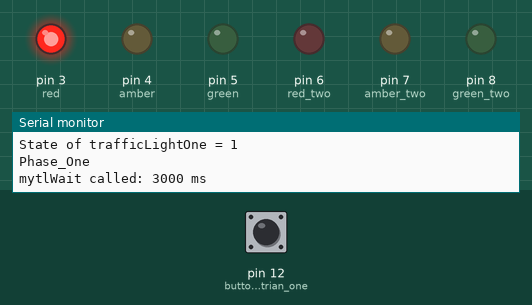
Simulated run of this sketch. Board: Arduino Uno, built with avr-gcc and run on an emulated ATmega328P. Shown: output pins drawn as LEDs (lit = HIGH), the last lines printed to the serial monitor. The test bench sets the inputs (shaded band); at power-on: pin 12 (button_pedestrian_one) LOW.

Above: at 1.5 s.
At 3.3 s:
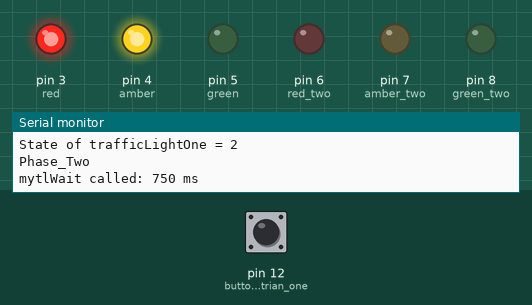
At 5.2 s:
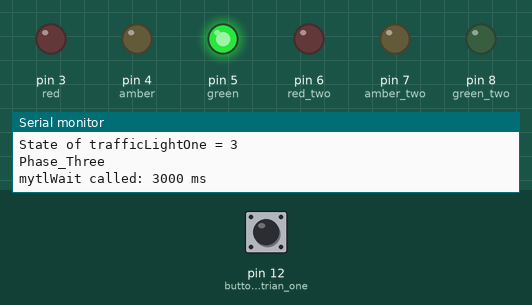
At 7.2 s:
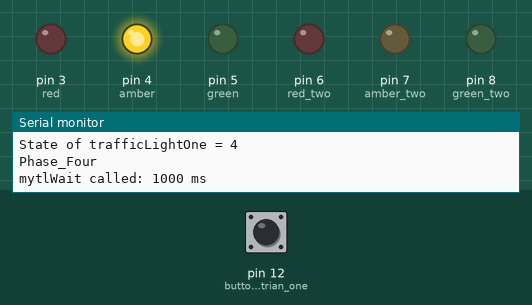
Timing chart, 0 to 10.1 s (numbered marks = the images above):
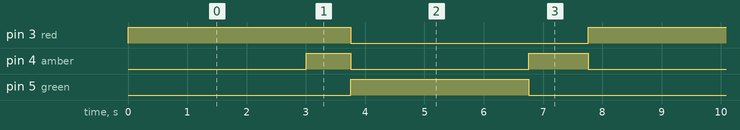

The sketch:

trafficlight-timerdecoupled.ino
```cpp
#define red 3
#define amber 4
#define green 5

#define red_two 6
#define amber_two 7
#define green_two 8

#define red_pedestrian_one 9
#define amber_pedestrian_one 10

#define button_pedestrian_one 12

// Create new type of enum for our state machine
// traffic light phases plus a reset "start" phase
typedef enum {
    Reset,
    Phase_One,
    Phase_Two,
    Phase_Three,
    Phase_Four
} trafficLightState;

// Create our statemachine variable; set to "reset" state
trafficLightState trafficLightOne = Reset;

// Create a new type of struct for traffic light
// phase timings
typedef struct tlPhaseTiming {
   int timePhaseOne;
   int timePhaseTwo;
   int timePhaseThree;
   int timePhaseFour;
} tlPhaseTime;

// Create a variable to store the phase timings
tlPhaseTime tlTiming;

// Create user's own delay function that can accept millisecond
// timing units and execute the delay
void mytlWait (int waitTime) {
  Serial.print("mytlWait called: ");
  Serial.print(waitTime);
  Serial.println(" ms");
  delay(waitTime);
}

// Pointer to user's "delay" function
void (*tlWait)(int) = NULL; // Alternatively: = &mytlWait;


void setup() {
  Serial.begin(115200);

  tlWait = &mytlWait;

  bool button_pressed = LOW;
  // put your setup code here, to run once:
  pinMode(red, OUTPUT);
  pinMode(amber, OUTPUT);
  pinMode(green, OUTPUT);

  pinMode(red_two, OUTPUT);
  pinMode(amber_two, OUTPUT);
  pinMode(green_two, OUTPUT);

  pinMode(red_pedestrian_one, OUTPUT);
  pinMode(amber_pedestrian_one, OUTPUT);

  pinMode(button_pedestrian_one, INPUT);

  digitalWrite(red, LOW);
  digitalWrite(amber, LOW);
  digitalWrite(green, LOW);

  digitalWrite(red_two, LOW);
  digitalWrite(amber_two, LOW);
  digitalWrite(green_two, LOW);

  pinMode(red_pedestrian_one, LOW);
  pinMode(amber_pedestrian_one, LOW);

  // Setup Phase Timings
  tlTiming.timePhaseOne = 3000;
  tlTiming.timePhaseTwo = 750;
  tlTiming.timePhaseThree = 3000;
  tlTiming.timePhaseFour = 1000;

  // Start once button is pressed
  do {
    button_pressed = digitalRead(button_pedestrian_one);
  } while (button_pressed == !LOW);
}

void loop() {
  // put your main code here, to run repeatedly:
  Serial.println("Entering loop...");

  /* How to check if a function pointer has been assigned
  if (tlWait == NULL) {
    Serial.println("No wait function defined");
  } else {
    Serial.println("Wait function defined");
  }
  */

  Serial.print("State of trafficLightOne = ");
  Serial.println(trafficLightOne);

  switch (trafficLightOne) {
    case Reset:
      Serial.println("Reset");
      digitalWrite(red, LOW);
      digitalWrite(amber, LOW);
      digitalWrite(green, LOW);
      trafficLightOne = Phase_One;
      break;

    case Phase_One:
      Serial.println("Phase_One");
      digitalWrite(amber, LOW);
      digitalWrite(red, HIGH);
      // Two ways to call a function pointer
      //(*tlWait)(trafficLightOneTime.timePhaseOne);
      tlWait(tlTiming.timePhaseOne);
      trafficLightOne = Phase_Two;
      break;

    case Phase_Two:
      Serial.println("Phase_Two");
      digitalWrite(amber, HIGH);
      tlWait(tlTiming.timePhaseTwo);
      trafficLightOne = Phase_Three;
      break;

    case Phase_Three:
      Serial.println("Phase_Three");
      digitalWrite(red, LOW);
      digitalWrite(amber, LOW);
      digitalWrite(green, HIGH);
      tlWait(tlTiming.timePhaseThree);
      trafficLightOne = Phase_Four;
      break;

    case Phase_Four:
      Serial.println("Phase_Four");
      digitalWrite(green, LOW);
      digitalWrite(amber, HIGH);
      tlWait(tlTiming.timePhaseFour);
      trafficLightOne = Phase_One;
      break;

    default:
      break;
  }

}
```

Measured:
- by itself, pin 3 (red): alternates HIGH for 3.8 s and LOW for 4.0 s
- by itself, pin 4 (amber): repeats every 7.8 s: LOW 3.0 s, HIGH 1.0 s, LOW 3.0 s, HIGH 0.75 s
- by itself, pin 5 (green): alternates HIGH for 3.0 s and LOW for 4.8 s
